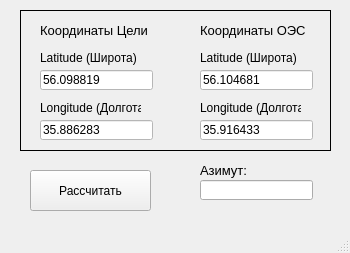
<?xml version="1.0" encoding="UTF-8"?>
<ui version="4.0">
 <class>MainWindow</class>
 <widget class="QMainWindow" name="MainWindow">
  <property name="geometry">
   <rect>
    <x>0</x>
    <y>0</y>
    <width>350</width>
    <height>253</height>
   </rect>
  </property>
  <property name="windowTitle">
   <string>MainWindow</string>
  </property>
  <widget class="QWidget" name="centralwidget">
   <widget class="QFrame" name="frame">
    <property name="geometry">
     <rect>
      <x>20</x>
      <y>10</y>
      <width>311</width>
      <height>141</height>
     </rect>
    </property>
    <property name="palette">
     <palette>
      <active>
       <colorrole role="WindowText">
        <brush brushstyle="SolidPattern">
         <color alpha="255">
          <red>0</red>
          <green>0</green>
          <blue>0</blue>
         </color>
        </brush>
       </colorrole>
       <colorrole role="Button">
        <brush brushstyle="SolidPattern">
         <color alpha="255">
          <red>255</red>
          <green>255</green>
          <blue>255</blue>
         </color>
        </brush>
       </colorrole>
       <colorrole role="Light">
        <brush brushstyle="SolidPattern">
         <color alpha="255">
          <red>255</red>
          <green>255</green>
          <blue>255</blue>
         </color>
        </brush>
       </colorrole>
       <colorrole role="Midlight">
        <brush brushstyle="SolidPattern">
         <color alpha="255">
          <red>255</red>
          <green>255</green>
          <blue>255</blue>
         </color>
        </brush>
       </colorrole>
       <colorrole role="Dark">
        <brush brushstyle="SolidPattern">
         <color alpha="255">
          <red>127</red>
          <green>127</green>
          <blue>127</blue>
         </color>
        </brush>
       </colorrole>
       <colorrole role="Mid">
        <brush brushstyle="SolidPattern">
         <color alpha="255">
          <red>170</red>
          <green>170</green>
          <blue>170</blue>
         </color>
        </brush>
       </colorrole>
       <colorrole role="Text">
        <brush brushstyle="SolidPattern">
         <color alpha="255">
          <red>0</red>
          <green>0</green>
          <blue>0</blue>
         </color>
        </brush>
       </colorrole>
       <colorrole role="BrightText">
        <brush brushstyle="SolidPattern">
         <color alpha="255">
          <red>255</red>
          <green>255</green>
          <blue>255</blue>
         </color>
        </brush>
       </colorrole>
       <colorrole role="ButtonText">
        <brush brushstyle="SolidPattern">
         <color alpha="255">
          <red>0</red>
          <green>0</green>
          <blue>0</blue>
         </color>
        </brush>
       </colorrole>
       <colorrole role="Base">
        <brush brushstyle="SolidPattern">
         <color alpha="255">
          <red>255</red>
          <green>255</green>
          <blue>255</blue>
         </color>
        </brush>
       </colorrole>
       <colorrole role="Window">
        <brush brushstyle="SolidPattern">
         <color alpha="255">
          <red>255</red>
          <green>255</green>
          <blue>255</blue>
         </color>
        </brush>
       </colorrole>
       <colorrole role="Shadow">
        <brush brushstyle="SolidPattern">
         <color alpha="255">
          <red>0</red>
          <green>0</green>
          <blue>0</blue>
         </color>
        </brush>
       </colorrole>
       <colorrole role="AlternateBase">
        <brush brushstyle="SolidPattern">
         <color alpha="255">
          <red>255</red>
          <green>255</green>
          <blue>255</blue>
         </color>
        </brush>
       </colorrole>
       <colorrole role="ToolTipBase">
        <brush brushstyle="SolidPattern">
         <color alpha="255">
          <red>255</red>
          <green>255</green>
          <blue>220</blue>
         </color>
        </brush>
       </colorrole>
       <colorrole role="ToolTipText">
        <brush brushstyle="SolidPattern">
         <color alpha="255">
          <red>0</red>
          <green>0</green>
          <blue>0</blue>
         </color>
        </brush>
       </colorrole>
       <colorrole role="PlaceholderText">
        <brush brushstyle="SolidPattern">
         <color alpha="128">
          <red>0</red>
          <green>0</green>
          <blue>0</blue>
         </color>
        </brush>
       </colorrole>
      </active>
      <inactive>
       <colorrole role="WindowText">
        <brush brushstyle="SolidPattern">
         <color alpha="255">
          <red>0</red>
          <green>0</green>
          <blue>0</blue>
         </color>
        </brush>
       </colorrole>
       <colorrole role="Button">
        <brush brushstyle="SolidPattern">
         <color alpha="255">
          <red>255</red>
          <green>255</green>
          <blue>255</blue>
         </color>
        </brush>
       </colorrole>
       <colorrole role="Light">
        <brush brushstyle="SolidPattern">
         <color alpha="255">
          <red>255</red>
          <green>255</green>
          <blue>255</blue>
         </color>
        </brush>
       </colorrole>
       <colorrole role="Midlight">
        <brush brushstyle="SolidPattern">
         <color alpha="255">
          <red>255</red>
          <green>255</green>
          <blue>255</blue>
         </color>
        </brush>
       </colorrole>
       <colorrole role="Dark">
        <brush brushstyle="SolidPattern">
         <color alpha="255">
          <red>127</red>
          <green>127</green>
          <blue>127</blue>
         </color>
        </brush>
       </colorrole>
       <colorrole role="Mid">
        <brush brushstyle="SolidPattern">
         <color alpha="255">
          <red>170</red>
          <green>170</green>
          <blue>170</blue>
         </color>
        </brush>
       </colorrole>
       <colorrole role="Text">
        <brush brushstyle="SolidPattern">
         <color alpha="255">
          <red>0</red>
          <green>0</green>
          <blue>0</blue>
         </color>
        </brush>
       </colorrole>
       <colorrole role="BrightText">
        <brush brushstyle="SolidPattern">
         <color alpha="255">
          <red>255</red>
          <green>255</green>
          <blue>255</blue>
         </color>
        </brush>
       </colorrole>
       <colorrole role="ButtonText">
        <brush brushstyle="SolidPattern">
         <color alpha="255">
          <red>0</red>
          <green>0</green>
          <blue>0</blue>
         </color>
        </brush>
       </colorrole>
       <colorrole role="Base">
        <brush brushstyle="SolidPattern">
         <color alpha="255">
          <red>255</red>
          <green>255</green>
          <blue>255</blue>
         </color>
        </brush>
       </colorrole>
       <colorrole role="Window">
        <brush brushstyle="SolidPattern">
         <color alpha="255">
          <red>255</red>
          <green>255</green>
          <blue>255</blue>
         </color>
        </brush>
       </colorrole>
       <colorrole role="Shadow">
        <brush brushstyle="SolidPattern">
         <color alpha="255">
          <red>0</red>
          <green>0</green>
          <blue>0</blue>
         </color>
        </brush>
       </colorrole>
       <colorrole role="AlternateBase">
        <brush brushstyle="SolidPattern">
         <color alpha="255">
          <red>255</red>
          <green>255</green>
          <blue>255</blue>
         </color>
        </brush>
       </colorrole>
       <colorrole role="ToolTipBase">
        <brush brushstyle="SolidPattern">
         <color alpha="255">
          <red>255</red>
          <green>255</green>
          <blue>220</blue>
         </color>
        </brush>
       </colorrole>
       <colorrole role="ToolTipText">
        <brush brushstyle="SolidPattern">
         <color alpha="255">
          <red>0</red>
          <green>0</green>
          <blue>0</blue>
         </color>
        </brush>
       </colorrole>
       <colorrole role="PlaceholderText">
        <brush brushstyle="SolidPattern">
         <color alpha="128">
          <red>0</red>
          <green>0</green>
          <blue>0</blue>
         </color>
        </brush>
       </colorrole>
      </inactive>
      <disabled>
       <colorrole role="WindowText">
        <brush brushstyle="SolidPattern">
         <color alpha="255">
          <red>127</red>
          <green>127</green>
          <blue>127</blue>
         </color>
        </brush>
       </colorrole>
       <colorrole role="Button">
        <brush brushstyle="SolidPattern">
         <color alpha="255">
          <red>255</red>
          <green>255</green>
          <blue>255</blue>
         </color>
        </brush>
       </colorrole>
       <colorrole role="Light">
        <brush brushstyle="SolidPattern">
         <color alpha="255">
          <red>255</red>
          <green>255</green>
          <blue>255</blue>
         </color>
        </brush>
       </colorrole>
       <colorrole role="Midlight">
        <brush brushstyle="SolidPattern">
         <color alpha="255">
          <red>255</red>
          <green>255</green>
          <blue>255</blue>
         </color>
        </brush>
       </colorrole>
       <colorrole role="Dark">
        <brush brushstyle="SolidPattern">
         <color alpha="255">
          <red>127</red>
          <green>127</green>
          <blue>127</blue>
         </color>
        </brush>
       </colorrole>
       <colorrole role="Mid">
        <brush brushstyle="SolidPattern">
         <color alpha="255">
          <red>170</red>
          <green>170</green>
          <blue>170</blue>
         </color>
        </brush>
       </colorrole>
       <colorrole role="Text">
        <brush brushstyle="SolidPattern">
         <color alpha="255">
          <red>127</red>
          <green>127</green>
          <blue>127</blue>
         </color>
        </brush>
       </colorrole>
       <colorrole role="BrightText">
        <brush brushstyle="SolidPattern">
         <color alpha="255">
          <red>255</red>
          <green>255</green>
          <blue>255</blue>
         </color>
        </brush>
       </colorrole>
       <colorrole role="ButtonText">
        <brush brushstyle="SolidPattern">
         <color alpha="255">
          <red>127</red>
          <green>127</green>
          <blue>127</blue>
         </color>
        </brush>
       </colorrole>
       <colorrole role="Base">
        <brush brushstyle="SolidPattern">
         <color alpha="255">
          <red>255</red>
          <green>255</green>
          <blue>255</blue>
         </color>
        </brush>
       </colorrole>
       <colorrole role="Window">
        <brush brushstyle="SolidPattern">
         <color alpha="255">
          <red>255</red>
          <green>255</green>
          <blue>255</blue>
         </color>
        </brush>
       </colorrole>
       <colorrole role="Shadow">
        <brush brushstyle="SolidPattern">
         <color alpha="255">
          <red>0</red>
          <green>0</green>
          <blue>0</blue>
         </color>
        </brush>
       </colorrole>
       <colorrole role="AlternateBase">
        <brush brushstyle="SolidPattern">
         <color alpha="255">
          <red>255</red>
          <green>255</green>
          <blue>255</blue>
         </color>
        </brush>
       </colorrole>
       <colorrole role="ToolTipBase">
        <brush brushstyle="SolidPattern">
         <color alpha="255">
          <red>255</red>
          <green>255</green>
          <blue>220</blue>
         </color>
        </brush>
       </colorrole>
       <colorrole role="ToolTipText">
        <brush brushstyle="SolidPattern">
         <color alpha="255">
          <red>0</red>
          <green>0</green>
          <blue>0</blue>
         </color>
        </brush>
       </colorrole>
       <colorrole role="PlaceholderText">
        <brush brushstyle="SolidPattern">
         <color alpha="128">
          <red>0</red>
          <green>0</green>
          <blue>0</blue>
         </color>
        </brush>
       </colorrole>
      </disabled>
     </palette>
    </property>
    <property name="frameShape">
     <enum>QFrame::Panel</enum>
    </property>
    <property name="frameShadow">
     <enum>QFrame::Plain</enum>
    </property>
    <property name="lineWidth">
     <number>1</number>
    </property>
    <property name="midLineWidth">
     <number>0</number>
    </property>
    <widget class="QLineEdit" name="ledit_OSLon">
     <property name="geometry">
      <rect>
       <x>180</x>
       <y>110</y>
       <width>113</width>
       <height>20</height>
      </rect>
     </property>
     <property name="inputMask">
      <string>00.000000</string>
     </property>
     <property name="text">
      <string>35.916433</string>
     </property>
    </widget>
    <widget class="QLineEdit" name="ledit_OSLat">
     <property name="geometry">
      <rect>
       <x>180</x>
       <y>60</y>
       <width>113</width>
       <height>20</height>
      </rect>
     </property>
     <property name="inputMask">
      <string>00.000000</string>
     </property>
     <property name="text">
      <string>56.104681</string>
     </property>
    </widget>
    <widget class="QLineEdit" name="ledit_TarLat">
     <property name="geometry">
      <rect>
       <x>20</x>
       <y>60</y>
       <width>113</width>
       <height>20</height>
      </rect>
     </property>
     <property name="inputMask">
      <string>00.000000</string>
     </property>
     <property name="text">
      <string>56.098819</string>
     </property>
    </widget>
    <widget class="QLineEdit" name="ledit_TarLon">
     <property name="geometry">
      <rect>
       <x>20</x>
       <y>110</y>
       <width>113</width>
       <height>20</height>
      </rect>
     </property>
     <property name="palette">
      <palette>
       <active>
        <colorrole role="WindowText">
         <brush brushstyle="SolidPattern">
          <color alpha="255">
           <red>0</red>
           <green>0</green>
           <blue>0</blue>
          </color>
         </brush>
        </colorrole>
        <colorrole role="Button">
         <brush brushstyle="SolidPattern">
          <color alpha="255">
           <red>255</red>
           <green>255</green>
           <blue>255</blue>
          </color>
         </brush>
        </colorrole>
        <colorrole role="Light">
         <brush brushstyle="SolidPattern">
          <color alpha="255">
           <red>255</red>
           <green>255</green>
           <blue>255</blue>
          </color>
         </brush>
        </colorrole>
        <colorrole role="Midlight">
         <brush brushstyle="SolidPattern">
          <color alpha="255">
           <red>255</red>
           <green>255</green>
           <blue>255</blue>
          </color>
         </brush>
        </colorrole>
        <colorrole role="Dark">
         <brush brushstyle="SolidPattern">
          <color alpha="255">
           <red>127</red>
           <green>127</green>
           <blue>127</blue>
          </color>
         </brush>
        </colorrole>
        <colorrole role="Mid">
         <brush brushstyle="SolidPattern">
          <color alpha="255">
           <red>170</red>
           <green>170</green>
           <blue>170</blue>
          </color>
         </brush>
        </colorrole>
        <colorrole role="Text">
         <brush brushstyle="SolidPattern">
          <color alpha="255">
           <red>0</red>
           <green>0</green>
           <blue>0</blue>
          </color>
         </brush>
        </colorrole>
        <colorrole role="BrightText">
         <brush brushstyle="SolidPattern">
          <color alpha="255">
           <red>255</red>
           <green>255</green>
           <blue>255</blue>
          </color>
         </brush>
        </colorrole>
        <colorrole role="ButtonText">
         <brush brushstyle="SolidPattern">
          <color alpha="255">
           <red>0</red>
           <green>0</green>
           <blue>0</blue>
          </color>
         </brush>
        </colorrole>
        <colorrole role="Base">
         <brush brushstyle="SolidPattern">
          <color alpha="255">
           <red>255</red>
           <green>255</green>
           <blue>255</blue>
          </color>
         </brush>
        </colorrole>
        <colorrole role="Window">
         <brush brushstyle="SolidPattern">
          <color alpha="255">
           <red>255</red>
           <green>255</green>
           <blue>255</blue>
          </color>
         </brush>
        </colorrole>
        <colorrole role="Shadow">
         <brush brushstyle="SolidPattern">
          <color alpha="255">
           <red>0</red>
           <green>0</green>
           <blue>0</blue>
          </color>
         </brush>
        </colorrole>
        <colorrole role="AlternateBase">
         <brush brushstyle="SolidPattern">
          <color alpha="255">
           <red>255</red>
           <green>255</green>
           <blue>255</blue>
          </color>
         </brush>
        </colorrole>
        <colorrole role="ToolTipBase">
         <brush brushstyle="SolidPattern">
          <color alpha="255">
           <red>255</red>
           <green>255</green>
           <blue>220</blue>
          </color>
         </brush>
        </colorrole>
        <colorrole role="ToolTipText">
         <brush brushstyle="SolidPattern">
          <color alpha="255">
           <red>0</red>
           <green>0</green>
           <blue>0</blue>
          </color>
         </brush>
        </colorrole>
        <colorrole role="PlaceholderText">
         <brush brushstyle="SolidPattern">
          <color alpha="128">
           <red>0</red>
           <green>0</green>
           <blue>0</blue>
          </color>
         </brush>
        </colorrole>
       </active>
       <inactive>
        <colorrole role="WindowText">
         <brush brushstyle="SolidPattern">
          <color alpha="255">
           <red>0</red>
           <green>0</green>
           <blue>0</blue>
          </color>
         </brush>
        </colorrole>
        <colorrole role="Button">
         <brush brushstyle="SolidPattern">
          <color alpha="255">
           <red>255</red>
           <green>255</green>
           <blue>255</blue>
          </color>
         </brush>
        </colorrole>
        <colorrole role="Light">
         <brush brushstyle="SolidPattern">
          <color alpha="255">
           <red>255</red>
           <green>255</green>
           <blue>255</blue>
          </color>
         </brush>
        </colorrole>
        <colorrole role="Midlight">
         <brush brushstyle="SolidPattern">
          <color alpha="255">
           <red>255</red>
           <green>255</green>
           <blue>255</blue>
          </color>
         </brush>
        </colorrole>
        <colorrole role="Dark">
         <brush brushstyle="SolidPattern">
          <color alpha="255">
           <red>127</red>
           <green>127</green>
           <blue>127</blue>
          </color>
         </brush>
        </colorrole>
        <colorrole role="Mid">
         <brush brushstyle="SolidPattern">
          <color alpha="255">
           <red>170</red>
           <green>170</green>
           <blue>170</blue>
          </color>
         </brush>
        </colorrole>
        <colorrole role="Text">
         <brush brushstyle="SolidPattern">
          <color alpha="255">
           <red>0</red>
           <green>0</green>
           <blue>0</blue>
          </color>
         </brush>
        </colorrole>
        <colorrole role="BrightText">
         <brush brushstyle="SolidPattern">
          <color alpha="255">
           <red>255</red>
           <green>255</green>
           <blue>255</blue>
          </color>
         </brush>
        </colorrole>
        <colorrole role="ButtonText">
         <brush brushstyle="SolidPattern">
          <color alpha="255">
           <red>0</red>
           <green>0</green>
           <blue>0</blue>
          </color>
         </brush>
        </colorrole>
        <colorrole role="Base">
         <brush brushstyle="SolidPattern">
          <color alpha="255">
           <red>255</red>
           <green>255</green>
           <blue>255</blue>
          </color>
         </brush>
        </colorrole>
        <colorrole role="Window">
         <brush brushstyle="SolidPattern">
          <color alpha="255">
           <red>255</red>
           <green>255</green>
           <blue>255</blue>
          </color>
         </brush>
        </colorrole>
        <colorrole role="Shadow">
         <brush brushstyle="SolidPattern">
          <color alpha="255">
           <red>0</red>
           <green>0</green>
           <blue>0</blue>
          </color>
         </brush>
        </colorrole>
        <colorrole role="AlternateBase">
         <brush brushstyle="SolidPattern">
          <color alpha="255">
           <red>255</red>
           <green>255</green>
           <blue>255</blue>
          </color>
         </brush>
        </colorrole>
        <colorrole role="ToolTipBase">
         <brush brushstyle="SolidPattern">
          <color alpha="255">
           <red>255</red>
           <green>255</green>
           <blue>220</blue>
          </color>
         </brush>
        </colorrole>
        <colorrole role="ToolTipText">
         <brush brushstyle="SolidPattern">
          <color alpha="255">
           <red>0</red>
           <green>0</green>
           <blue>0</blue>
          </color>
         </brush>
        </colorrole>
        <colorrole role="PlaceholderText">
         <brush brushstyle="SolidPattern">
          <color alpha="128">
           <red>0</red>
           <green>0</green>
           <blue>0</blue>
          </color>
         </brush>
        </colorrole>
       </inactive>
       <disabled>
        <colorrole role="WindowText">
         <brush brushstyle="SolidPattern">
          <color alpha="255">
           <red>127</red>
           <green>127</green>
           <blue>127</blue>
          </color>
         </brush>
        </colorrole>
        <colorrole role="Button">
         <brush brushstyle="SolidPattern">
          <color alpha="255">
           <red>255</red>
           <green>255</green>
           <blue>255</blue>
          </color>
         </brush>
        </colorrole>
        <colorrole role="Light">
         <brush brushstyle="SolidPattern">
          <color alpha="255">
           <red>255</red>
           <green>255</green>
           <blue>255</blue>
          </color>
         </brush>
        </colorrole>
        <colorrole role="Midlight">
         <brush brushstyle="SolidPattern">
          <color alpha="255">
           <red>255</red>
           <green>255</green>
           <blue>255</blue>
          </color>
         </brush>
        </colorrole>
        <colorrole role="Dark">
         <brush brushstyle="SolidPattern">
          <color alpha="255">
           <red>127</red>
           <green>127</green>
           <blue>127</blue>
          </color>
         </brush>
        </colorrole>
        <colorrole role="Mid">
         <brush brushstyle="SolidPattern">
          <color alpha="255">
           <red>170</red>
           <green>170</green>
           <blue>170</blue>
          </color>
         </brush>
        </colorrole>
        <colorrole role="Text">
         <brush brushstyle="SolidPattern">
          <color alpha="255">
           <red>127</red>
           <green>127</green>
           <blue>127</blue>
          </color>
         </brush>
        </colorrole>
        <colorrole role="BrightText">
         <brush brushstyle="SolidPattern">
          <color alpha="255">
           <red>255</red>
           <green>255</green>
           <blue>255</blue>
          </color>
         </brush>
        </colorrole>
        <colorrole role="ButtonText">
         <brush brushstyle="SolidPattern">
          <color alpha="255">
           <red>127</red>
           <green>127</green>
           <blue>127</blue>
          </color>
         </brush>
        </colorrole>
        <colorrole role="Base">
         <brush brushstyle="SolidPattern">
          <color alpha="255">
           <red>255</red>
           <green>255</green>
           <blue>255</blue>
          </color>
         </brush>
        </colorrole>
        <colorrole role="Window">
         <brush brushstyle="SolidPattern">
          <color alpha="255">
           <red>255</red>
           <green>255</green>
           <blue>255</blue>
          </color>
         </brush>
        </colorrole>
        <colorrole role="Shadow">
         <brush brushstyle="SolidPattern">
          <color alpha="255">
           <red>0</red>
           <green>0</green>
           <blue>0</blue>
          </color>
         </brush>
        </colorrole>
        <colorrole role="AlternateBase">
         <brush brushstyle="SolidPattern">
          <color alpha="255">
           <red>255</red>
           <green>255</green>
           <blue>255</blue>
          </color>
         </brush>
        </colorrole>
        <colorrole role="ToolTipBase">
         <brush brushstyle="SolidPattern">
          <color alpha="255">
           <red>255</red>
           <green>255</green>
           <blue>220</blue>
          </color>
         </brush>
        </colorrole>
        <colorrole role="ToolTipText">
         <brush brushstyle="SolidPattern">
          <color alpha="255">
           <red>0</red>
           <green>0</green>
           <blue>0</blue>
          </color>
         </brush>
        </colorrole>
        <colorrole role="PlaceholderText">
         <brush brushstyle="SolidPattern">
          <color alpha="128">
           <red>0</red>
           <green>0</green>
           <blue>0</blue>
          </color>
         </brush>
        </colorrole>
       </disabled>
      </palette>
     </property>
     <property name="inputMask">
      <string>00.000000</string>
     </property>
     <property name="text">
      <string>35.886283</string>
     </property>
    </widget>
    <widget class="QLabel" name="label">
     <property name="geometry">
      <rect>
       <x>20</x>
       <y>10</y>
       <width>121</width>
       <height>21</height>
      </rect>
     </property>
     <property name="font">
      <font>
       <pointsize>10</pointsize>
      </font>
     </property>
     <property name="text">
      <string>Координаты Цели</string>
     </property>
     <property name="textFormat">
      <enum>Qt::AutoText</enum>
     </property>
    </widget>
    <widget class="QLabel" name="label_2">
     <property name="geometry">
      <rect>
       <x>180</x>
       <y>10</y>
       <width>121</width>
       <height>21</height>
      </rect>
     </property>
     <property name="font">
      <font>
       <pointsize>10</pointsize>
      </font>
     </property>
     <property name="text">
      <string>Координаты ОЭС</string>
     </property>
     <property name="textFormat">
      <enum>Qt::AutoText</enum>
     </property>
    </widget>
    <widget class="QLabel" name="label_3">
     <property name="geometry">
      <rect>
       <x>20</x>
       <y>40</y>
       <width>101</width>
       <height>16</height>
      </rect>
     </property>
     <property name="text">
      <string>Latitude (Широта)</string>
     </property>
    </widget>
    <widget class="QLabel" name="label_4">
     <property name="geometry">
      <rect>
       <x>180</x>
       <y>40</y>
       <width>101</width>
       <height>16</height>
      </rect>
     </property>
     <property name="text">
      <string>Latitude (Широта)</string>
     </property>
    </widget>
    <widget class="QLabel" name="label_5">
     <property name="geometry">
      <rect>
       <x>20</x>
       <y>90</y>
       <width>101</width>
       <height>16</height>
      </rect>
     </property>
     <property name="text">
      <string>Longitude (Долгота)</string>
     </property>
    </widget>
    <widget class="QLabel" name="label_6">
     <property name="geometry">
      <rect>
       <x>180</x>
       <y>90</y>
       <width>101</width>
       <height>16</height>
      </rect>
     </property>
     <property name="text">
      <string>Longitude (Долгота)</string>
     </property>
    </widget>
   </widget>
   <widget class="QPushButton" name="btn_get">
    <property name="geometry">
     <rect>
      <x>30</x>
      <y>170</y>
      <width>121</width>
      <height>41</height>
     </rect>
    </property>
    <property name="text">
     <string>Рассчитать</string>
    </property>
   </widget>
   <widget class="QLabel" name="label_7">
    <property name="geometry">
     <rect>
      <x>200</x>
      <y>160</y>
      <width>121</width>
      <height>21</height>
     </rect>
    </property>
    <property name="font">
     <font>
      <pointsize>10</pointsize>
     </font>
    </property>
    <property name="text">
     <string>Азимут:</string>
    </property>
    <property name="textFormat">
     <enum>Qt::AutoText</enum>
    </property>
   </widget>
   <widget class="QLineEdit" name="ledit_azimuth">
    <property name="geometry">
     <rect>
      <x>200</x>
      <y>180</y>
      <width>113</width>
      <height>20</height>
     </rect>
    </property>
    <property name="inputMask">
     <string/>
    </property>
    <property name="text">
     <string/>
    </property>
   </widget>
  </widget>
  <widget class="QMenuBar" name="menubar">
   <property name="geometry">
    <rect>
     <x>0</x>
     <y>0</y>
     <width>350</width>
     <height>21</height>
    </rect>
   </property>
  </widget>
  <widget class="QStatusBar" name="statusbar"/>
 </widget>
 <resources/>
 <connections/>
</ui>
